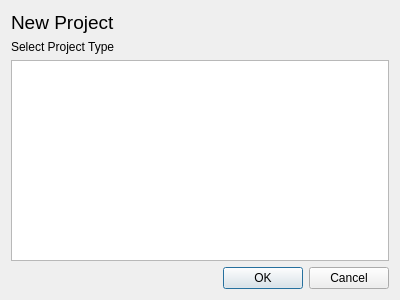
<?xml version="1.0" encoding="UTF-8"?>
<ui version="4.0">
 <class>Dialog</class>
 <widget class="QDialog" name="Dialog">
  <property name="geometry">
   <rect>
    <x>0</x>
    <y>0</y>
    <width>400</width>
    <height>300</height>
   </rect>
  </property>
  <property name="windowTitle">
   <string>New Project - Select Type</string>
  </property>
  <layout class="QVBoxLayout" name="verticalLayout">
   <item>
    <widget class="QLabel" name="label_4">
     <property name="font">
      <font>
       <family>Ubuntu</family>
       <pointsize>14</pointsize>
       <weight>50</weight>
       <italic>false</italic>
       <bold>false</bold>
      </font>
     </property>
     <property name="text">
      <string>New Project</string>
     </property>
    </widget>
   </item>
   <item>
    <widget class="QLabel" name="label_3">
     <property name="text">
      <string>Select Project Type</string>
     </property>
    </widget>
   </item>
   <item>
    <widget class="QListWidget" name="listWidget"/>
   </item>
   <item>
    <widget class="QDialogButtonBox" name="button_box">
     <property name="orientation">
      <enum>Qt::Horizontal</enum>
     </property>
     <property name="standardButtons">
      <set>QDialogButtonBox::Cancel|QDialogButtonBox::Ok</set>
     </property>
    </widget>
   </item>
  </layout>
 </widget>
 <resources/>
 <connections>
  <connection>
   <sender>button_box</sender>
   <signal>accepted()</signal>
   <receiver>Dialog</receiver>
   <slot>accept()</slot>
   <hints>
    <hint type="sourcelabel">
     <x>248</x>
     <y>254</y>
    </hint>
    <hint type="destinationlabel">
     <x>157</x>
     <y>274</y>
    </hint>
   </hints>
  </connection>
  <connection>
   <sender>button_box</sender>
   <signal>rejected()</signal>
   <receiver>Dialog</receiver>
   <slot>reject()</slot>
   <hints>
    <hint type="sourcelabel">
     <x>316</x>
     <y>260</y>
    </hint>
    <hint type="destinationlabel">
     <x>286</x>
     <y>274</y>
    </hint>
   </hints>
  </connection>
 </connections>
</ui>
